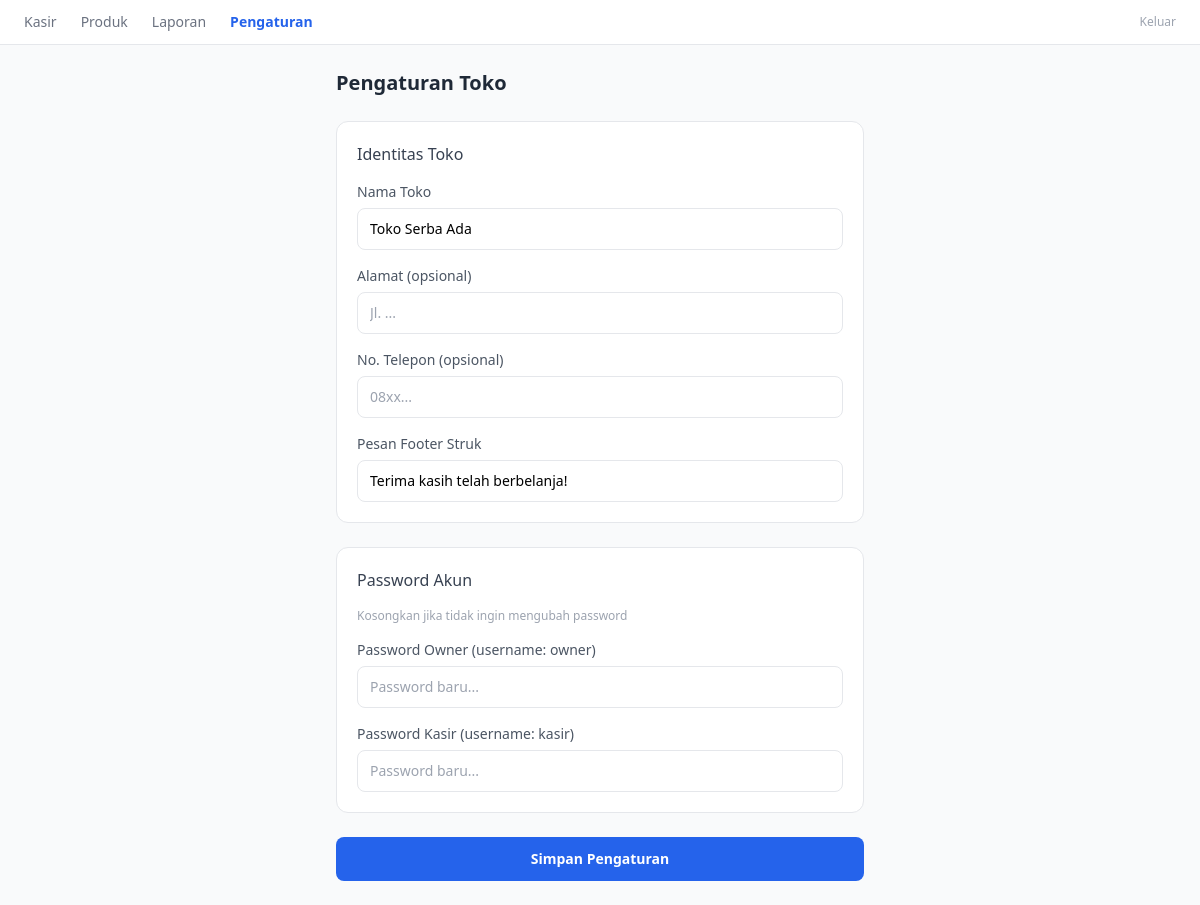
The app's page /settings (signed in) with its own data.
### tables this page shows
CREATE TABLE settings (
            key TEXT PRIMARY KEY,
            value TEXT
        );

### app.py (the view)
@app.route("/settings", methods=["GET", "POST"])
@login_required(role="owner")
def settings():
    pesan = None
    if request.method == "POST":
        for key in ["nama_toko","alamat_toko","telp_toko","footer_struk","owner_password","kasir_password"]:
            val = request.form.get(key, "").strip()
            if val:
                set_setting(key, val)
        pesan = "Pengaturan berhasil disimpan!"
    data = {
        "nama_toko": get_setting("nama_toko","Toko Saya"),
        "alamat_toko": get_setting("alamat_toko",""),
        "telp_toko": get_setting("telp_toko",""),
        "footer_struk": get_setting("footer_struk","Terima kasih telah berbelanja!"),
    }
    return render_template("settings.html", data=data, pesan=pesan, role=session.get("role"))

### app.py (called while the page is built)
@app.context_processor
def inject_globals():
    return dict(get_setting=get_setting, session=session)

def login_required(role=None):
    def decorator(f):
        @functools.wraps(f)
        def wrapped(*args, **kwargs):
            if "user" not in session:
                return redirect(url_for("login"))
            if role and session.get("role") != role and session.get("role") != "owner":
                return redirect(url_for("index"))
            return f(*args, **kwargs)
        return wrapped
    return decorator

### database.py (called while the page is built)
def get_db():
    conn = sqlite3.connect(DB_PATH)
    conn.row_factory = sqlite3.Row
    return conn

def get_setting(key, default=""):
    conn = get_db()
    try:
        row = conn.execute("SELECT value FROM settings WHERE key=?", (key,)).fetchone()
        conn.close()
        return row["value"] if row else default
    except:
        conn.close()
        return default

### templates/settings.html (shortened to what this page needs)
<!DOCTYPE html>
<html lang="id">
<head>
<script src="https://cdn.tailwindcss.com"></script>
</head>
<body class="bg-gray-50 min-h-screen">
<nav class="bg-white border-b px-6 py-3 flex items-center justify-between">
  <div class="flex gap-6 text-sm font-medium">
    <a href="/" class="text-gray-500 hover:text-gray-800">Kasir</a>
    <a href="/produk" class="text-gray-500 hover:text-gray-800">Produk</a>
    <a href="/laporan" class="text-gray-500 hover:text-gray-800">Laporan</a>
    <a href="/settings" class="text-blue-600 font-semibold">Pengaturan</a>
  </div>
  <a href="/logout" class="text-xs text-gray-400 hover:text-red-500">Keluar</a>
</nav>
<div class="max-w-xl mx-auto p-6">
  <h1 class="text-xl font-semibold text-gray-800 mb-6">Pengaturan Toko</h1>
  <form method="POST" class="space-y-6">
    <div class="bg-white border rounded-xl p-5 space-y-4">
      <h2 class="font-medium text-gray-700">Identitas Toko</h2>
      <div>
        <label class="text-sm font-medium text-gray-600 mb-1.5 block">Nama Toko</label>
        <input name="nama_toko" value="{{ data.nama_toko }}"
          class="w-full border rounded-lg px-3 py-2.5 text-sm focus:outline-none focus:ring-2 focus:ring-blue-300">
      </div>
      <div>
        <label class="text-sm font-medium text-gray-600 mb-1.5 block">Alamat (opsional)</label>
        <input name="alamat_toko" value="{{ data.alamat_toko }}" placeholder="Jl. ..."
          class="w-full border rounded-lg px-3 py-2.5 text-sm focus:outline-none focus:ring-2 focus:ring-blue-300">
      </div>
      <div>
        <label class="text-sm font-medium text-gray-600 mb-1.5 block">No. Telepon (opsional)</label>
        <input name="telp_toko" value="{{ data.telp_toko }}" placeholder="08xx..."
          class="w-full border rounded-lg px-3 py-2.5 text-sm focus:outline-none focus:ring-2 focus:ring-blue-300">
      </div>
      <div>
        <label class="text-sm font-medium text-gray-600 mb-1.5 block">Pesan Footer Struk</label>
        <input name="footer_struk" value="{{ data.footer_struk }}"
          class="w-full border rounded-lg px-3 py-2.5 text-sm focus:outline-none focus:ring-2 focus:ring-blue-300">
      </div>
    </div>
    <div class="bg-white border rounded-xl p-5 space-y-4">
      <h2 class="font-medium text-gray-700">Password Akun</h2>
      <p class="text-xs text-gray-400">Kosongkan jika tidak ingin mengubah password</p>
      <div>
        <label class="text-sm font-medium text-gray-600 mb-1.5 block">Password Owner (username: owner)</label>
        <input name="owner_password" type="password" placeholder="Password baru..."
          class="w-full border rounded-lg px-3 py-2.5 text-sm focus:outline-none focus:ring-2 focus:ring-blue-300">
      </div>
      <div>
        <label class="text-sm font-medium text-gray-600 mb-1.5 block">Password Kasir (username: kasir)</label>
        <input name="kasir_password" type="password" placeholder="Password baru..."
          class="w-full border rounded-lg px-3 py-2.5 text-sm focus:outline-none focus:ring-2 focus:ring-blue-300">
      </div>
    </div>
    <button type="submit"
      class="w-full bg-blue-600 text-white rounded-lg py-3 text-sm font-semibold hover:bg-blue-700 transition">
      Simpan Pengaturan
    </button>
  </form>
</div>
</body>
</html>

### records on screen
settings: nama_toko "Toko Serba Ada"
settings: footer_struk "Terima kasih telah berbelanja!"
